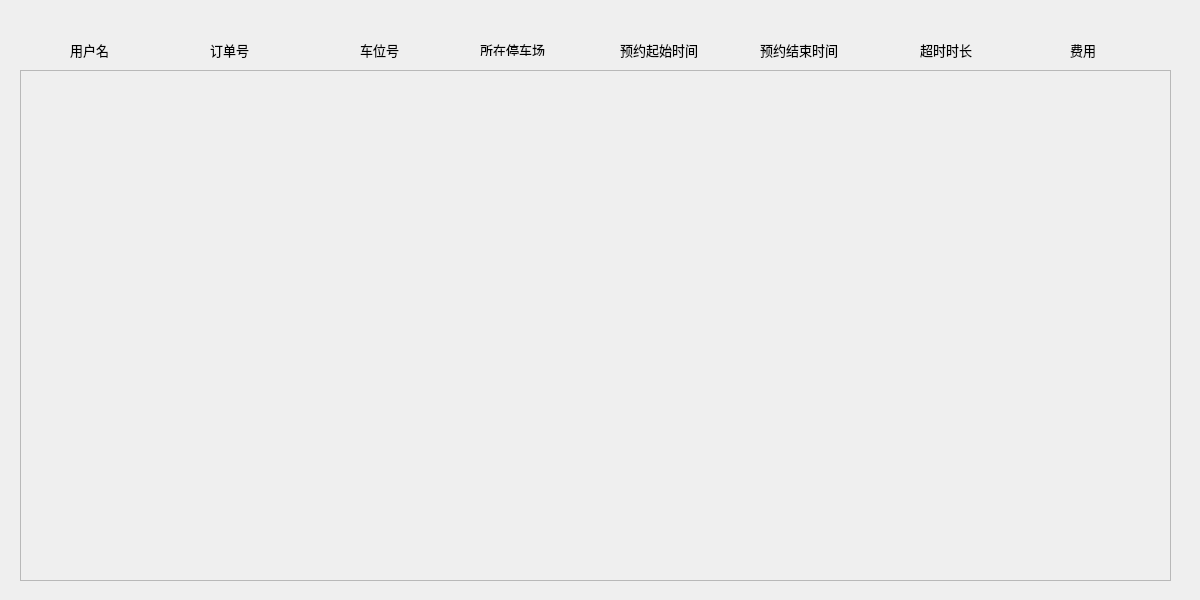
<?xml version="1.0" encoding="UTF-8"?>
<ui version="4.0">
 <class>record</class>
 <widget class="QWidget" name="record">
  <property name="geometry">
   <rect>
    <x>0</x>
    <y>0</y>
    <width>1200</width>
    <height>600</height>
   </rect>
  </property>
  <property name="minimumSize">
   <size>
    <width>1200</width>
    <height>600</height>
   </size>
  </property>
  <property name="maximumSize">
   <size>
    <width>1200</width>
    <height>600</height>
   </size>
  </property>
  <property name="windowTitle">
   <string>消费记录</string>
  </property>
  <widget class="QScrollArea" name="scrollArea">
   <property name="geometry">
    <rect>
     <x>20</x>
     <y>70</y>
     <width>1151</width>
     <height>511</height>
    </rect>
   </property>
   <property name="widgetResizable">
    <bool>true</bool>
   </property>
   <widget class="QWidget" name="scrollAreaWidgetContents">
    <property name="geometry">
     <rect>
      <x>0</x>
      <y>0</y>
      <width>1149</width>
      <height>509</height>
     </rect>
    </property>
   </widget>
  </widget>
  <widget class="QLabel" name="label">
   <property name="geometry">
    <rect>
     <x>70</x>
     <y>40</y>
     <width>72</width>
     <height>21</height>
    </rect>
   </property>
   <property name="font">
    <font>
     <family>黑体</family>
     <pointsize>10</pointsize>
    </font>
   </property>
   <property name="text">
    <string>&lt;html&gt;&lt;head/&gt;&lt;body&gt;&lt;p&gt;用户名&lt;/p&gt;&lt;/body&gt;&lt;/html&gt;</string>
   </property>
  </widget>
  <widget class="QLabel" name="label_2">
   <property name="geometry">
    <rect>
     <x>210</x>
     <y>40</y>
     <width>72</width>
     <height>21</height>
    </rect>
   </property>
   <property name="font">
    <font>
     <family>黑体</family>
     <pointsize>10</pointsize>
    </font>
   </property>
   <property name="text">
    <string>&lt;html&gt;&lt;head/&gt;&lt;body&gt;&lt;p&gt;订单号&lt;/p&gt;&lt;/body&gt;&lt;/html&gt;</string>
   </property>
  </widget>
  <widget class="QLabel" name="label_3">
   <property name="geometry">
    <rect>
     <x>360</x>
     <y>40</y>
     <width>72</width>
     <height>21</height>
    </rect>
   </property>
   <property name="font">
    <font>
     <family>黑体</family>
     <pointsize>10</pointsize>
    </font>
   </property>
   <property name="text">
    <string>&lt;html&gt;&lt;head/&gt;&lt;body&gt;&lt;p&gt;车位号&lt;/p&gt;&lt;/body&gt;&lt;/html&gt;</string>
   </property>
  </widget>
  <widget class="QLabel" name="label_4">
   <property name="geometry">
    <rect>
     <x>480</x>
     <y>40</y>
     <width>101</width>
     <height>16</height>
    </rect>
   </property>
   <property name="font">
    <font>
     <family>黑体</family>
     <pointsize>10</pointsize>
    </font>
   </property>
   <property name="text">
    <string>&lt;html&gt;&lt;head/&gt;&lt;body&gt;&lt;p&gt;所在停车场&lt;/p&gt;&lt;/body&gt;&lt;/html&gt;</string>
   </property>
  </widget>
  <widget class="QLabel" name="label_5">
   <property name="geometry">
    <rect>
     <x>620</x>
     <y>40</y>
     <width>111</width>
     <height>21</height>
    </rect>
   </property>
   <property name="font">
    <font>
     <family>黑体</family>
     <pointsize>10</pointsize>
    </font>
   </property>
   <property name="text">
    <string>&lt;html&gt;&lt;head/&gt;&lt;body&gt;&lt;p&gt;预约起始时间&lt;/p&gt;&lt;/body&gt;&lt;/html&gt;</string>
   </property>
  </widget>
  <widget class="QLabel" name="label_6">
   <property name="geometry">
    <rect>
     <x>760</x>
     <y>40</y>
     <width>111</width>
     <height>21</height>
    </rect>
   </property>
   <property name="font">
    <font>
     <family>黑体</family>
     <pointsize>10</pointsize>
    </font>
   </property>
   <property name="text">
    <string>&lt;html&gt;&lt;head/&gt;&lt;body&gt;&lt;p&gt;预约结束时间&lt;/p&gt;&lt;/body&gt;&lt;/html&gt;</string>
   </property>
  </widget>
  <widget class="QLabel" name="label_7">
   <property name="geometry">
    <rect>
     <x>920</x>
     <y>40</y>
     <width>81</width>
     <height>21</height>
    </rect>
   </property>
   <property name="font">
    <font>
     <family>黑体</family>
     <pointsize>10</pointsize>
    </font>
   </property>
   <property name="text">
    <string>&lt;html&gt;&lt;head/&gt;&lt;body&gt;&lt;p&gt;超时时长&lt;/p&gt;&lt;/body&gt;&lt;/html&gt;</string>
   </property>
  </widget>
  <widget class="QLabel" name="label_8">
   <property name="geometry">
    <rect>
     <x>1070</x>
     <y>40</y>
     <width>41</width>
     <height>21</height>
    </rect>
   </property>
   <property name="font">
    <font>
     <family>黑体</family>
     <pointsize>10</pointsize>
    </font>
   </property>
   <property name="text">
    <string>&lt;html&gt;&lt;head/&gt;&lt;body&gt;&lt;p&gt;费用&lt;/p&gt;&lt;/body&gt;&lt;/html&gt;</string>
   </property>
  </widget>
 </widget>
 <resources/>
 <connections/>
</ui>
